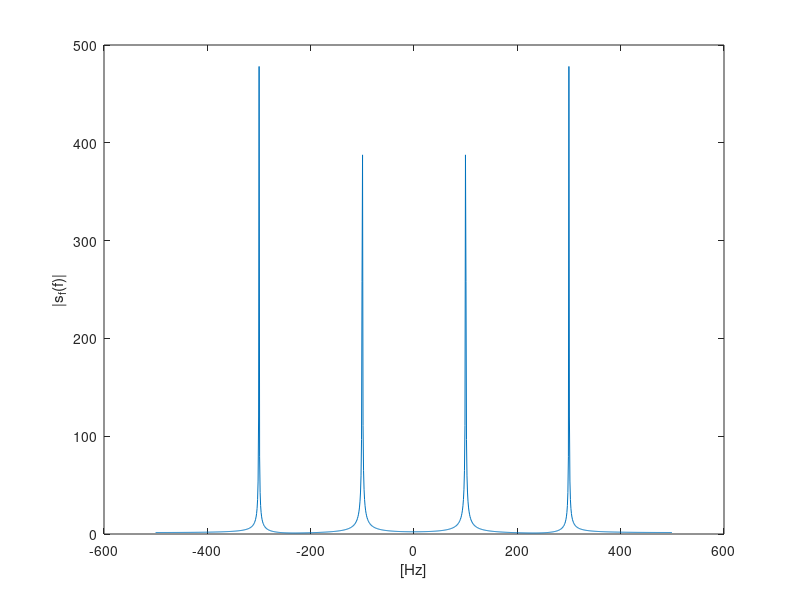

Recreate this plot in MATLAB.
clear;
clc;

fs = 1000; % [Hz]
T = 10; % [s]
length_s = fs*T; % [#samples]

t = linspace(0,(length_s-1)/fs, length_s);

f1 = 100; % [Hz]
f2 = 300; % [Hz]
s = sin(2*pi*f1*t)+sin(2*pi*f2*t);
length(s)
% Frequency axis
NFFT = 1024; %2^nextpow2(length_s);
freq = linspace(-fs/2, fs/2-fs/NFFT, NFFT);
length(freq)

% FFT and abs
s_fft = fft(s, NFFT);
s_fft_shift = fftshift(s_fft);
s_fft_abs = abs(s_fft_shift);

plot(freq, s_fft_abs);
xlabel('[Hz]');
ylabel('|s_f(f)|');

